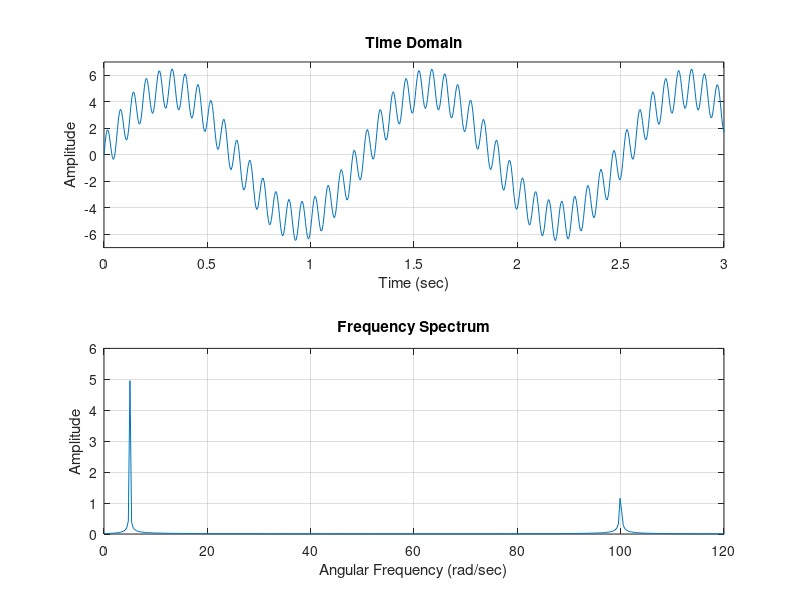

The MATLAB source for this figure:
% Case 3: Two harmonics, different amplitudes, widely separated frequencies
dt = 0.005;
t = 0:dt:20;

A1 = 5;
A2 = 1.5;
w1 = 5;
w2 = 100;

x1 = A1*sin(w1*t);
x2 = A2*sin(w2*t);
x = x1 + x2;

subplot(2,1,1)
plot(t, x)
grid on
xlabel('Time (sec)')
ylabel('Amplitude')
title('Time Domain')
axis([0 3 -7 7])

% FFT Calculation
fs = 1/dt;
N = length(t);
f = (0:N-1)*(fs/N);
w_axis = f * 2 * pi;

xt = fft(x);
xf = (abs(xt)*2)/N;

subplot(2,1,2)
plot(w_axis, xf)
grid on
xlabel('Angular Frequency (rad/sec)')
ylabel('Amplitude')
title('Frequency Spectrum')
axis([0 120 0 6])
